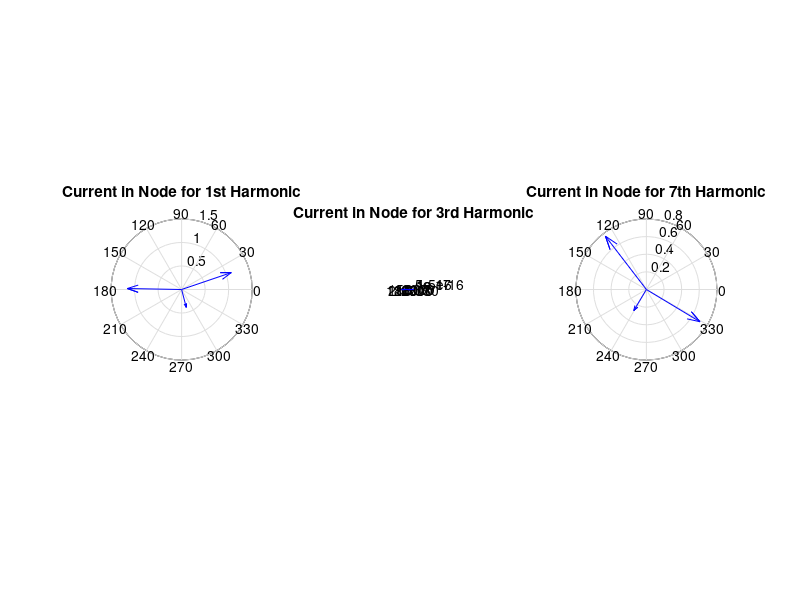
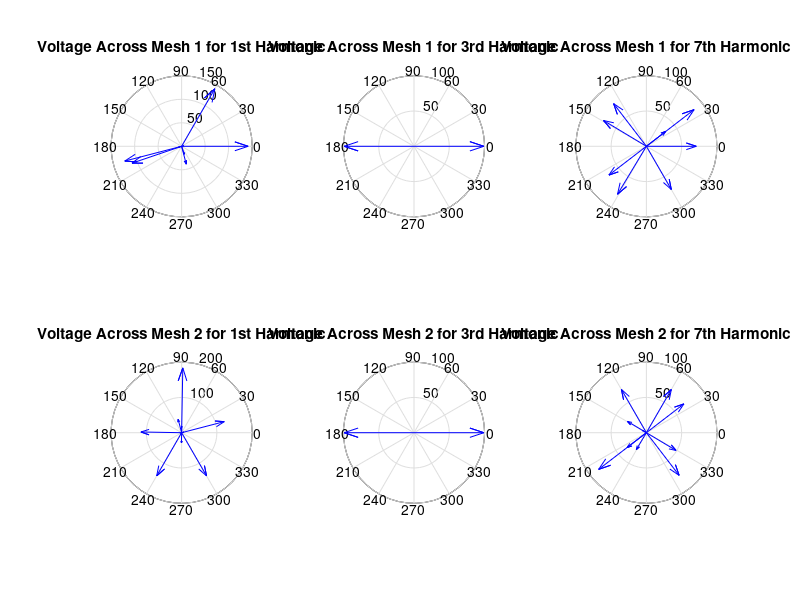

Write MATLAB code to recreate these figures, in order.
clc             % Clear command window
clear all       % Clear all variables in the workspace

% Author: Michal Ptak

R = 100;        % Resistance [ohm]
L = 0.04;       % Inductance [H]
C = 1*10^-5;    % Capacitance [F]
k = 0.9;        % Coefficient k [-]
M = k * sqrt(2*L^2); % Mutual inductance [H]

w = [           % Angular frequencies [rad/s]
    2*pi*50;
    3*2*pi*50;
    7*2*pi*50;
];

ZL = 1j*w.*L;   % Impedance of the inductors [ohm]
Zco = (-1j)./(w.*C); % Impedance of the capacitor [ohm]
ZM = 1j*w.*M;   % Impedance of the mutual inductor [ohm]

% Symbolic values of the circuit components
G = 1./R;       % Conductance [S]
YL = 1./ZL;     % Admittance of the inductors [S]
YC = 1./Zco;    % Admittance of the capacitor [S]
YM = 1./ZM;     % Admittance of the mutual inductor [S]

% Parameters of the sources
E1 = 100*sqrt(2);   % RMS value of the voltage of source 1 [V]
E2 = 70*sqrt(2);    % RMS value of the voltage of source 2 [V]
E3 = 50*sqrt(2);    % RMS value of the voltage of source 3 [V]

% Phasor voltages of the sources
Ea = [E1*exp(1j*0);
    E2*exp(1j*0);
    E3*exp(1j*0)];

Eb = [E1*exp(1j*(-2/3*pi));
    E2*exp(1j*0);
    E3*exp(1j*(2/3*pi))];

Ec = [E1*exp(1j*(2/3*pi));
    E2*exp(1j*0);
    E3*exp(1j*(-2/3*pi))];



% For loop to iterate over three phases
for i = 1:3; 

% Calculate impedances for each phase
ZA(i) = R + ZM(i);
ZB(i) = R + ZL(i) - ZM(i) + Zco(i);
ZC(i) = R + 2*ZL(i) - ZM(i) + (Zco(i)^2)/(2*Zco(i));

% Calculate admittances for each phase
YA(i) = 1./(ZA(i));
YB(i) = 1./(ZB(i));
YC(i) = 1./(ZC(i));

% Calculate the total admittance and the excitation vector for each phase
Y(i) = [YA(i)+YB(i)+YC(i)];
J(i) = [YA(i)*Ea(i)+YB(i)*Eb(i)+YC(i)*Ec(i)];

% Calculate the potential for each phase
V(i) = (Y(i))\(J(i));

% Calculate the branch currents for each phase
IA(i) = (Ea(i)-V(i))*YA(i);
IB(i) = (Eb(i)-V(i))*YB(i);
IC(i) = (Ec(i)-V(i))*YC(i);
 
% Calculate the voltages and powers for the loads in each phase

% Phase A
URA(i) = R*IA(i);
UMA(i) = ZM(i) * IA(i);

% Phase B
URB(i) = R * IB(i);
ULB(i) = ZL(i) * IB(i);
UMB(i) = -ZM(i) * IB(i);
UCB(i) = Zco(i) * IB(i);

% Phase C
URC(i) = R * IC(i);
ULC(i) = 2*ZL(i) * IC(i);
UCC(i) = (Zco(i)^2)/(2*Zco(i)) * IC(i);
UMC(i) = -ZM(i) * IC(i);

% Calculate the powers for the sources
SEA(i) = Ea(i)* conj(IA(i));
SEB(i) = Eb(i)* conj(IB(i));
SEC(i) = Ec(i)* conj(IC(i));

% Calculate the powers for the loads

% Phase A
SRA(i) = URA(i) * conj(IA(i));
SMA(i) = UMA(i) * conj(IA(i));
SA(i) = SRA(i)+SMA(i);

% Phase B
SRB(i) = URB(i) * conj(IB(i));
SLB(i) = ULB(i) * conj(IB(i));
SMB(i) = UMB(i) * conj(IB(i));
SCB(i) = UCB(i) * conj(IB(i));
SB(i) = SRB(i)+SLB(i)+SMB(i)+SCB(i);


% Phase C
SRC(i) = URC(i) * conj(IC(i));
SLC(i) = ULC(i) * conj(IC(i));
SMC(i) = UMC(i) * conj(IC(i));
SCC(i) = UCC(i) * conj(IC(i));
SC(i) = SRC(i)+SLC(i)+SMC(i)+SCC(i);
 end


% 1st HARMONIC BALANCE
BALANCE_W1 = IA(1)+IB(1)+IC(1)

% 3rd HARMONIC BALANCE
BALANCE_W3 = IA(2)+IB(2)+IC(2)

% 7th HARMONIC BALANCE
BALANCE_W7 = IA(3)+IB(3)+IC(3)

% VOLTAGE BALANCE
% 1st HARMONIC BALANCE
BALANCE_O11 = Ea(1) - Eb(1) - URA(1) - UMA(1) + UCB(1) + ULB(1) + UMB(1) + URB(1)
BALANCE_O12 = Eb(1) - Ec(1) - URB(1) - ULB(1) - UCB(1) - UMB(1) + UMC(1) + UCC(1) + ULC(1) + URC(1)

% 3rd HARMONIC BALANCE
BALANCE_O31 = Ea(2) - Eb(2) - URA(2) - UMA(2) + UCB(2) + ULB(2) + UMB(2) + URB(2)
BALANCE_O32 = Eb(2) - Ec(2) - URB(2) - ULB(2) - UCB(2) - UMB(2) + UMC(2) + UCC(2) + ULC(2) + URC(2)

% 7th HARMONIC BALANCE
BALANCE_O71 = Ea(3) - Eb(3) - URA(3) - UMA(3) + UCB(3) + ULB(3) + UMB(3) + URB(3)
BALANCE_O72 = Eb(3) - Ec(3) - URB(3) - ULB(3) - UCB(3) - UMB(3) + UMC(3) + UCC(3) + ULC(3) + URC(3)

% POWER BALANCE
% 1st HARMONIC BALANCE
POWER_BALANCE_1 = SEA(1) + SEB(1) + SEC(1) - SA(1) - SB(1) - SC(1)

% 3rd HARMONIC BALANCE
POWER_BALANCE_3 = SEA(2) + SEB(2) + SEC(2) - SA(2) - SB(2) - SC(2)

% 7th HARMONIC BALANCE
POWER_BALANCE_7 = SEA(3) + SEB(3) + SEC(3) - SA(3) - SB(3) - SC(3)

% PHASE CURRENT PLOT
IW_1 = [IA(1); IB(1); IC(1)];
IW_3 = [IA(2); IB(2); IC(2)];
IW_7 = [IA(3); IB(3); IC(3)];

% Plotting the current in the specified nodes for different harmonics using compass plot
figure (1);
subplot(1,3,1), compass(IW_1), title('Current in Node for 1st Harmonic')
subplot(1,3,2), compass(IW_3), title('Current in Node for 3rd Harmonic')
subplot(1,3,3), compass(IW_7), title('Current in Node for 7th Harmonic')

% Vector plot of voltages across the specified meshes for different harmonics
UO1_1 = [Ea(1); - Eb(1); - URA(1); - UMA(1); URB(1); ULB(1); UMB(1); UCB(1)];
UO1_2 = [Eb(1); - Ec(1); - URB(1); - ULB(1); - UMB(1); - UCB(1); URC(1); ULC(1); UMC(1); UCC(1)];

UO3_1 = [Ea(2); - Eb(2); - URA(2); - UMA(2); URB(2); ULB(2); UMB(2); UCB(2)];
UO3_2 = [Eb(2); - Ec(2); - URB(2); - ULB(2); - UMB(2); - UCB(2); URC(2); ULC(2); UMC(2); UCC(2)];

UO7_1 = [Ea(3); - Eb(3); - URA(3); - UMA(3); URB(3); ULB(3); UMB(3); UCB(3)];
UO7_2 = [Eb(3); - Ec(3); - URB(3); - ULB(3); - UMB(3); - UCB(3); URC(3); ULC(3); UMC(3); UCC(3)];

figure (2);
subplot(2,3,1), compass(UO1_1), title('Voltage Across Mesh 1 for 1st Harmonic')
subplot(2,3,4), compass(UO1_2), title('Voltage Across Mesh 2 for 1st Harmonic')

subplot(2,3,2), compass(UO3_1), title('Voltage Across Mesh 1 for 3rd Harmonic')
subplot(2,3,5), compass(UO3_2), title('Voltage Across Mesh 2 for 3rd Harmonic')

subplot(2,3,3), compass(UO7_1), title('Voltage Across Mesh 1 for 7th Harmonic')
subplot(2,3,6), compass(UO7_2), title('Voltage Across Mesh 2 for 7th Harmonic')